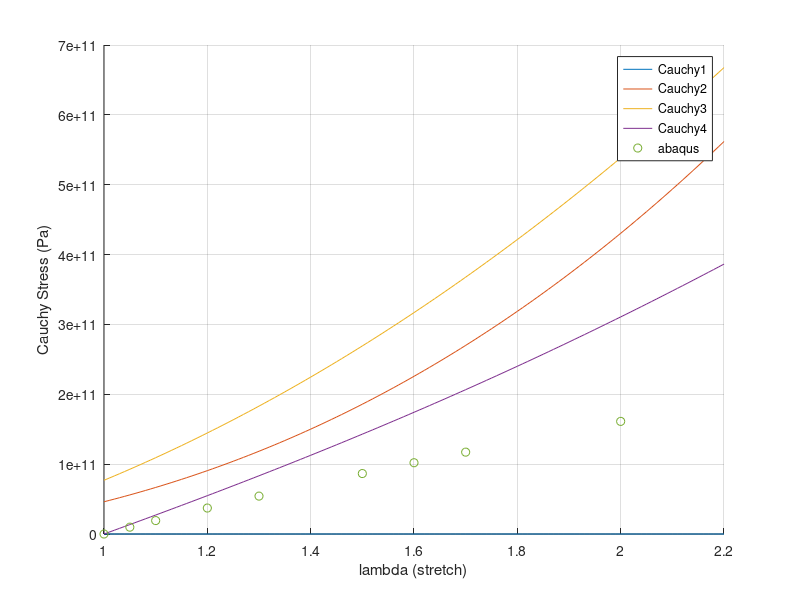
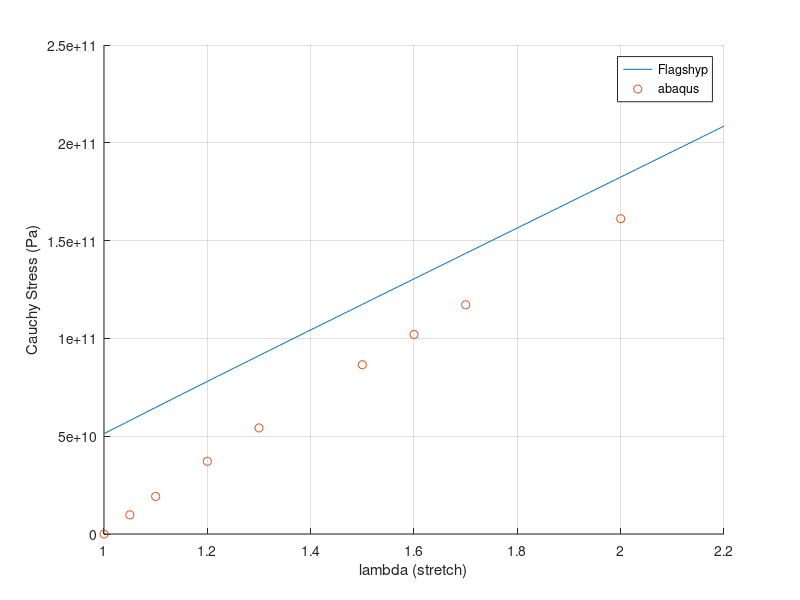

MATLAB code for these plots, in order:
%Analytical Truss
%Tau vs Lambda, who will win?

mu = 76.92e9; lam = 115.4e9;
nu = lam/(2*(lam+mu)); Kap = (3*lam+2*mu)/3; E = mu*(3*lam+2*mu)/(lam+mu);

L = 1;
l = [1:0.01:2.2];

lambda = l./L;
epsilon = log(lambda);
J      = lambda.^(1-2*nu);


Tau_1 = mu.*lambda;
Tau_2 =  mu.*lambda.*(1+2.*nu.*lambda.^(2*nu-1));

% Cauchy1 = Tau_1./J;
% Cauchy2 = Tau_2./J;
Cauchy1 = lambda.*0;
% Cauchy1 = (lambda -1)*E;
% Cauchy1 = (log(lambda)*E);
Cauchy2 = ((1./J).*(1-2.*nu).*lambda.^((2.*(1-nu)))).*(lam.*log(J)-mu) + mu.*lambda.^3./J;

Cauchy3 = mu.*(2.*lambda.^2-1);
% Cauchy3 = Kap.*(J-1)+mu.*J.^(-5/3).*(lambda.^2-(1/3)*lambda.^2);
% Cauchy4 = (1./J).*(2.*mu.*nu.*log(lambda) + mu.*(lambda + 2*nu-1));
Cauchy4 = lam.*log(lambda)+mu.*(lambda.^2 - 1);



% Cauchy3 = Cauchy3-mu;
% Cauchy4 = Cauchy4-mu;

% Ablam = [1.04 1.1 1.2 1.3 1.5];
% Absig = [0.7865 1.921 3.718 5.425 8.654]*10^10;
Ablam = [1 1.05 1.1 1.2 1.3 1.5 1.6 1.7 2];
Absig = [0 9.79115E+09 19.2131E+09   37.1786E+09 54.2475E+09  86.5399E+09 102.027E+09   117.187E+09  161.202E+09];

figure();
hold on; grid on;
plot(lambda, Cauchy1, 'DisplayName','Cauchy1'); 
plot(lambda, Cauchy2, 'DisplayName','Cauchy2');
plot(lambda, Cauchy3, 'DisplayName','Cauchy3');
plot(lambda, Cauchy4, 'DisplayName','Cauchy4');
plot(Ablam, Absig, 'o', 'DisplayName', 'abaqus');
legend('show');
ylabel("Cauchy Stress (Pa)");
xlabel("lambda (stretch)");
% 
% figure();
% hold on; grid on;
% plot(epsilon, Tau_1, 'DisplayName','Tau_1'); 
% plot(epsilon, Tau_2, 'DisplayName','Tau_2');
% legend('show');
% ylabel("Kirchhoff Stress (Pa)");
% xlabel("Normal Strain");

J      = lambda.^(1-2*nu);
sigma_1d = Kap.*(J-1)+mu.*J.^(-5/3).*(lambda.^2-(1/3)*lambda.^2);
figure();
hold on; grid on;
plot(lambda, sigma_1d, 'DisplayName','Flagshyp'); 
plot(Ablam, Absig, 'o', 'DisplayName', 'abaqus');
legend('show');
ylabel("Cauchy Stress (Pa)");
xlabel("lambda (stretch)");
